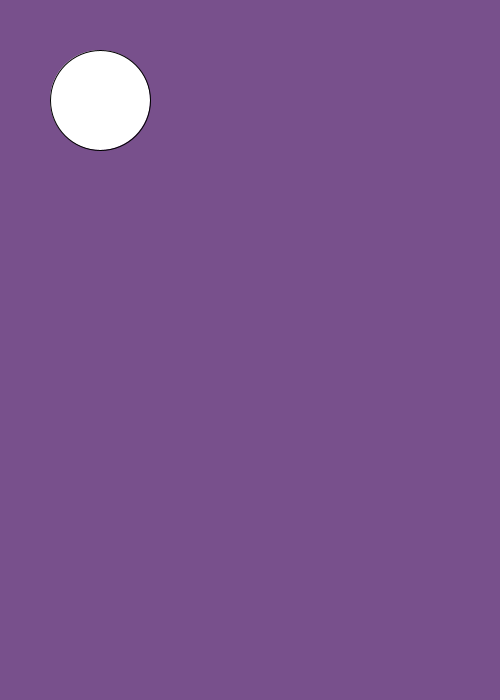
Frame 1 (no input)
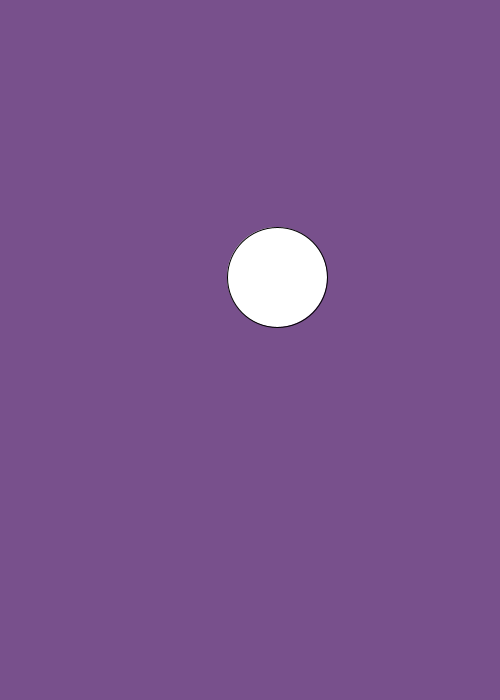
Frame 60 (the mouse pressed at the canvas centre just before this capture)
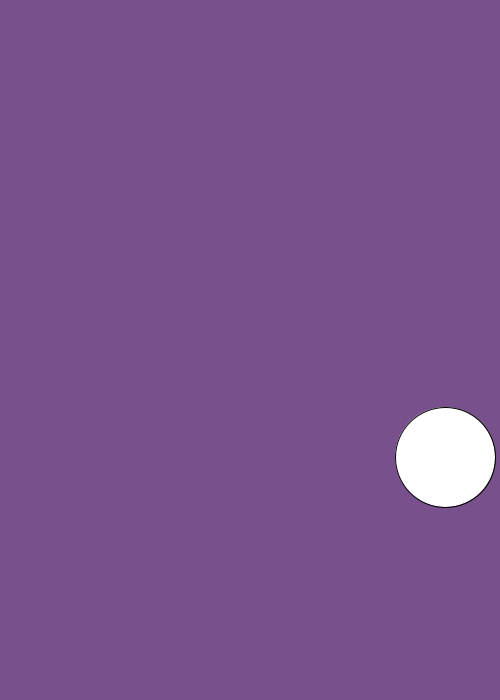
Frame 120 (the mouse held since frame 60 and released just before this capture)

The Processing sketch that drew these frames (run headless with seeded random() and noise(); from frame 60 on, the mouse is pressed at the canvas centre):

// Processing sketch: Project1_Step3
// ── Project1_Step3.pde
float posX = 100.0;
float posY = 100.0;
float velX = 3;
float velY = 3;
float radius = 50;
float wildCard = 0;
float pV = 0;

//runs before the main loop
//in preparation
void setup(){
  size(500,700);
}


//this is the main loop
void draw(){
  background(120, 80, 140);
  circle(posX, posY, radius * 2);
  
  float cV = millis() % 2000;
  if ( pV > cV ){
    wildCard = random(-3, 3);
    velX *= wildCard;
    println(wildCard);
  }
  
  if (posX + radius >= width || posX - radius <= 0 ){
    velX *= -1;
  }
  posX += velX;
  
  if (posY + radius >= height || posY - radius <= 0 ){
    velY *= -1;
  }
  posY += velY;
  
  pV = cV;
}
